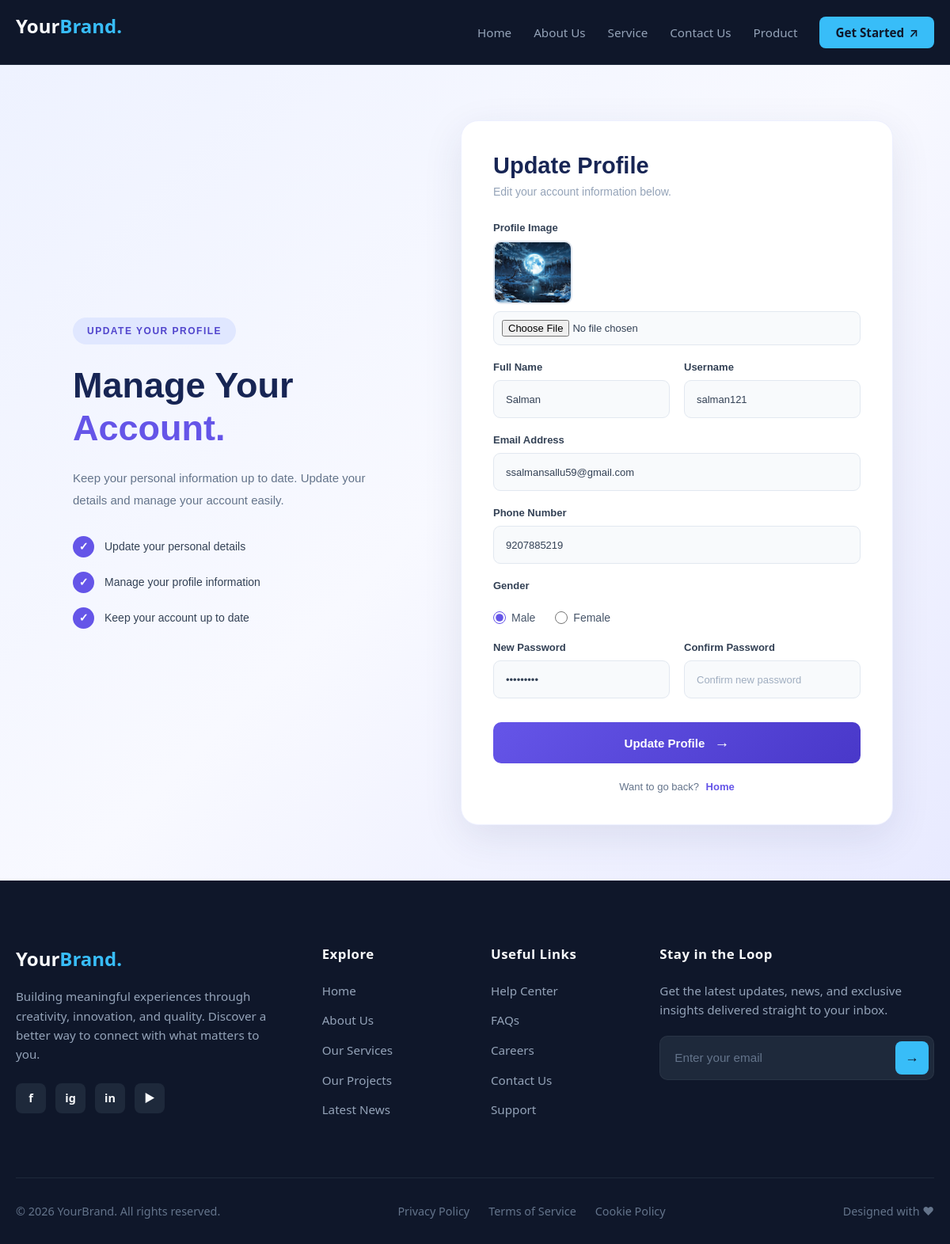
Page /update/3 on the committed database.
### myapp/models.py (models this page shows, shortened)
class registerModel(models.Model):
    fullname=models.CharField(max_length=30)
    username=models.CharField(max_length=30)
    email=models.EmailField()
    phone=models.IntegerField()
    choose=[
        {"Male","Male"},
        {"Female","Female"}
    ]
    gender=models.CharField(max_length=15)
    password=models.CharField(max_length=8)
    image=models.ImageField(upload_to="profile_image",null=True)

### myapp/views.py (the view, shortened to what this page needs)
# urls.py: path("update/<int:pk>",views.update,name="update"),
def update(request,pk):
    data=registerModel.objects.get(id=pk)
    return render(request,'update.html',{"data":data})

### myapp/templates/update.html (shortened to what this page needs)
{% extends 'base.html' %}
{% load static %}
{% block content %}
<link rel="stylesheet" href="{% static 'css/update.css' %}">
<section class="registration-section">
    <div class="registration-container">
        <div class="registration-info">
            <span class="welcome-tag">UPDATE YOUR PROFILE</span>
            <h1>Manage Your <span>Account.</span></h1>
            <p>
                Keep your personal information up to date.
                Update your details and manage your account easily.
            </p>
            <div class="registration-benefits">
                <div class="benefit">
                    <span class="benefit-icon">✓</span>
                    <span>Update your personal details</span>
                </div>
                <div class="benefit">
                    <span class="benefit-icon">✓</span>
                    <span>Manage your profile information</span>
                </div>
                <div class="benefit">
                    <span class="benefit-icon">✓</span>
                    <span>Keep your account up to date</span>
                </div>
            </div>
        </div>
        <div class="registration-form-card">
            <div class="form-heading">
                <h2>Update Profile</h2>
                <p>Edit your account information below.</p>
            </div>
            <form method="POST" enctype="multipart/form-data">
                <div class="form-group">
                    <label for="file">Profile Image</label>
                    {% if data.image %}
                        <img src="{{ data.image.url }}"
                             style="width:100px;height:80px;object-fit:cover;"
                             alt="Profile Image">
                    {% endif %}
                    <input type="file" id="file" name="image" >
                </div>
                <div class="form-row">
                    <div class="form-group">
                        <label for="fullname">Full Name</label>
                        <input type="text"
                               id="fullname"
                               name="fullname"
                               value="{{ data.fullname }}"
                               placeholder="Enter your full name"
                               required>
                    </div>
                    <div class="form-group">
                        <label for="username">Username</label>
                        <input type="text"
                               id="username"
                               name="username"
                               value="{{ data.username }}"
                               placeholder="Enter username"
                               required>
                    </div>
                </div>
                <div class="form-group">
                    <label for="email">Email Address</label>
                    <input type="email"
                           id="email"
                           name="email"
                           value="{{ data.email }}"
                           placeholder="Enter email address"
                           required>
                </div>
                <div class="form-group">
                    <label for="phone">Phone Number</label>
                    <input type="tel"
                           id="phone"
                           name="phone"
                           value="{{ data.phone }}"
                           pattern="[0-9]{10}"
                           maxlength="10"
                           placeholder="Enter phone number"
                           required>
                </div>
                <div class="form-radio">
                    <label>Gender</label>
                    <span>
                        <input type="radio"
                               name="gender"
                               value="Male"
                               {% if data.gender == 'Male' %}checked{% endif %}
                               required>
                        Male
                    </span>
                    <span>
                        <input type="radio"
                               name="gender"
                               value="Female"
                               {% if data.gender == 'Female' %}checked{% endif %}>
                        Female
                    </span>
                </div>
                <div class="form-row">
                    <div class="form-group">
                        <label for="password">New Password</label>
                        <input type="password"
                               id="password"
                               name="password"
                               placeholder="Enter new password" value="{{ data.password }}">
                    </div>
                    <div class="form-group">
                        <label for="confirm_password">Confirm Password</label>
                        <input type="password"
                               id="confirm_password"
                               name="confirm_password"
                               placeholder="Confirm new password">
                    </div>
                </div>
                <button type="submit" class="register-button">
                    Update Profile <span>→</span>
                </button>
                <p class="login-text">
                    Want to go back?
                    <a href="{% url 'home' %}">Home</a>
                </p>
            </form>
        </div>
    </div>
</section>
{% endblock %}

### myapp/static/css/update.css (style rules this page uses)
* { margin: 0; padding: 0; box-sizing: border-box; }
.registration-section { width: 100%; min-height: 100vh; padding: 70px 6%; background: linear-gradient(135deg, #eef2ff, #f8f9ff, #e8eaff); display: flex; align-items: center; justify-content: center; font-family: 'Poppins', Arial, sans-serif; }
.registration-container { width: 100%; max-width: 1150px; display: grid; grid-template-columns: 1fr 1.2fr; gap: 55px; align-items: center; }
.registration-info { padding: 20px; }
.welcome-tag { display: inline-block; background: #e0e7ff; color: #5145cd; padding: 10px 18px; border-radius: 30px; font-size: 12px; font-weight: 700; letter-spacing: 1.5px; margin-bottom: 25px; }
.registration-info h1 { font-size: 45px; line-height: 1.2; color: #172554; margin-bottom: 22px; }
.registration-info h1 span { color: #6555e8; }
.registration-info p { color: #64748b; font-size: 15px; line-height: 1.9; margin-bottom: 30px; max-width: 440px; }
.registration-benefits { display: flex; flex-direction: column; gap: 18px; }
.benefit { display: flex; align-items: center; gap: 13px; color: #334155; font-size: 14px; font-weight: 500; }
.benefit-icon { width: 27px; height: 27px; background: #6555e8; color: white; border-radius: 50%; display: flex; justify-content: center; align-items: center; font-weight: bold; }
.registration-form-card { background: #ffffff; padding: 40px; border-radius: 22px; box-shadow: 0 15px 50px rgba(40, 50, 100, 0.10); border: 1px solid #edf0ff; }
.form-heading { margin-bottom: 30px; }
.form-heading h2 { color: #172554; font-size: 29px; margin-bottom: 8px; }
.form-heading p { color: #94a3b8; font-size: 14px; }
.form-row { display: grid; grid-template-columns: 1fr 1fr; gap: 18px; }
.form-group { display: flex; flex-direction: column; margin-bottom: 20px; gap: 9px; }
.form-group label, .form-radio > label { color: #334155; font-size: 13px; font-weight: 600; }
.form-group input { width: 100%; height: 48px; padding: 0 15px; border: 1px solid #e2e8f0; border-radius: 9px; outline: none; background: #f8fafc; color: #334155; font-size: 13px; transition: 0.3s ease; }
.form-group input::placeholder { color: #a0aec0; }
.form-group input[type="file"] { padding: 10px; height: auto; cursor: pointer; }
.form-group img { border-radius: 10px; border: 2px solid #e2e8f0; object-fit: cover; }
.form-radio { display: flex; align-items: center; gap: 25px; margin-bottom: 22px; flex-wrap: wrap; }
.form-radio > label { width: 100%; }
.form-radio span { display: flex; align-items: center; gap: 7px; color: #475569; font-size: 14px; }
.form-radio input { accent-color: #6555e8; width: 16px; height: 16px; cursor: pointer; }
.register-button { width: 100%; height: 52px; border: none; border-radius: 10px; background: linear-gradient(135deg, #6555e8, #4938c9); color: white; font-size: 15px; font-weight: 600; cursor: pointer; transition: 0.3s ease; margin-top: 10px; }
.register-button span { margin-left: 8px; font-size: 19px; }
.login-text { text-align: center; margin-top: 22px; color: #64748b; font-size: 13px; }
.login-text a { color: #6555e8; font-weight: 600; text-decoration: none; margin-left: 5px; }

### myapp/templates/header.html (style rules this page uses)
* { margin: 0; padding: 0; box-sizing: border-box; }
:root { --header-bg: #0f172a; --header-text: #94a3b8; --header-heading: #f8fafc; --header-accent: #38bdf8; --header-border: #1e293b; }

### myapp/templates/footer.html (style rules this page uses)
* { margin: 0; padding: 0; box-sizing: border-box; }
:root { --footer-bg: #0f172a; --footer-text: #94a3b8; --footer-heading: #f8fafc; --footer-accent: #38bdf8; --footer-border: #1e293b; --footer-hover: #e2e8f0; }

### rows in the picture
registerModel: image (picture), fullname "Salman", username "salman121", email "ssalmansallu59@gmail.com", phone "9207885219", gender "☑"
